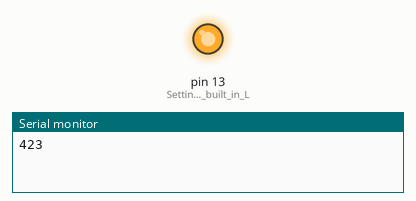
Recording of a sketch running on a simulated Arduino Uno, built with avr-gcc and run on an emulated ATmega328P. On the bench: output pins drawn as LEDs (lit = HIGH), the last lines printed to the serial monitor. Random numbers use the default seed unless the sketch sets one.

Above: at 0.1 s.
At 16.4 s:
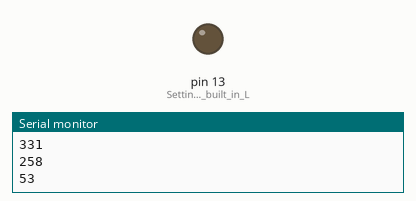
Timing chart, 0 to 40.0 s (numbered marks = the images above):
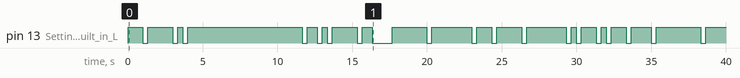

Measured:
- by itself, pin 13 (Setting_pin_of_built_in_L): LOW → HIGH at 0.00 s, → LOW 1.0 s later, → HIGH 0.33 s later, → LOW 1.7 s later, … (39 changes in this stretch)

The sketch:

Pulse_to_Processing.ino
```cpp
/*  PulseSensor Starter Project and Signal Tester
    The Best Way to Get Started  With, or See the Raw Signal of, your PulseSensor.com™ & Arduino.

    Here is a link to the tutorial
    https://pulsesensor.com/pages/code-and-guide

    WATCH ME (Tutorial Video):
    https://www.youtube.com/watch?v=RbB8NSRa5X4


  -------------------------------------------------------------
  1) This shows a live human Heartbeat Pulse.
  2) Live visualization in Arduino's Cool "Serial Plotter".
  3) Blink an LED on each Heartbeat.
  4) This is the direct Pulse Sensor's Signal.
  5) A great first-step in troubleshooting your circuit and connections.
  6) "Human-readable" code that is newbie friendly."

*/


//  Variables
const int pulseSensorPin = 0;        // Pulse Sensor signal (S) wire connected to ANALOG PIN 0 (A0)
int sensorVal;                       // Holds the incoming raw data. Signal value can range from 0-1024
int threshold = 135;                 // If sensor value exceeds this value, we detect a beat.


void setup() {
  pinMode(LED_BUILTIN, OUTPUT);     // Setting pin of built in LED as output to be able to turn it on or off.
  Serial.begin(115200);            // Set's up Serial Communication at certain speed.

}

void loop() {

  //sensorVal = analogRead(pulseSensorPin);  // Read the PulseSensor's value and assign it to the "sensorVal" variable.
  sensorVal = random(0, 1024);  // Read the PulseSensor's value and assign it to the "sensorVal" variable.

  Serial.println(sensorVal);                    // Send the signal value to Serial Plotter.


  if (sensorVal > threshold) {                        // If the signal is above "550", then "turn-on" Arduino's on-Board LED.
    digitalWrite(LED_BUILTIN, HIGH);
  } else {
    digitalWrite(LED_BUILTIN, LOW);               //  Else, the sigal must be below "550", so "turn-off" this LED.
  }

  delay(333);

}
```
